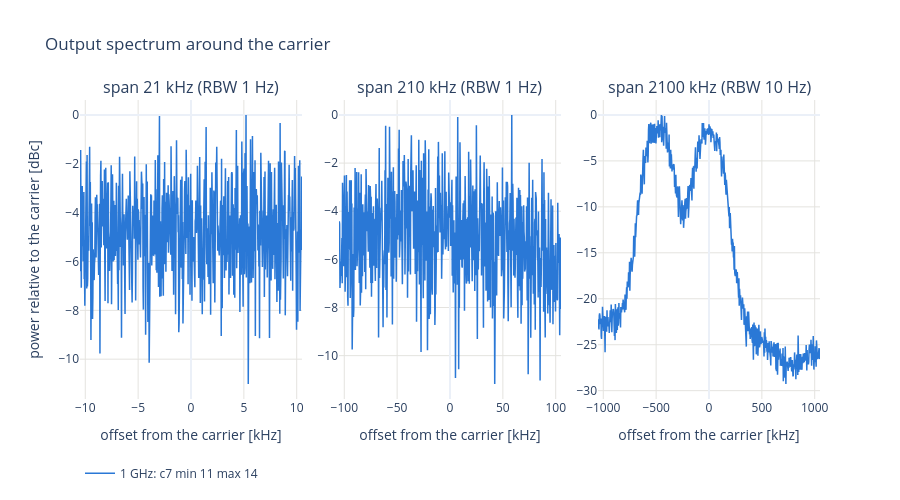

Notebook code cell kept with this figure:
### Code cell
# Averaged analyzer traces per span, relative to the carrier (trace maximum), in the RBW of that span.
spans = sorted(traces["span"].unique()) if len(traces) else []
fig = make_subplots(rows=1, cols=max(len(spans), 1), horizontal_spacing=0.05,
                    subplot_titles=[f"span {s / 1e3:g} kHz (RBW {traces.loc[traces['span'] == s, 'rbw'].iloc[0]:g} Hz)"
                                    for s in spans])
for col, span in enumerate(spans, 1):
    for f_t, d in traces[traces["span"] == span].groupby("f_target"):
        if f_t not in COLORS:
            continue
        fig.add_scatter(x=d["offset"] / 1e3, y=d["power_dbm"] - d["power_dbm"].max(), mode="lines",
                        line=dict(color=COLORS[f_t], width=1.5), name=NAMES[f_t], legendgroup=NAMES[f_t],
                        showlegend=col == 1, row=1, col=col,
                        hovertemplate=f"{NAMES[f_t]}<br>%{{x:.2f}} kHz: %{{y:.1f}} dBc<extra></extra>")
fig.update_layout(title="Spectrum on the pad (= PLL output) around the carrier", template="plotly_white", height=500,
                  legend=dict(orientation="h", y=-0.2), hoverlabel=dict(namelength=-1))
fig.update_xaxes(title="offset from the carrier [kHz]", gridcolor=GRID)
fig.update_yaxes(gridcolor=GRID)
fig.update_yaxes(title="power relative to the carrier [dBc]", col=1)
save(fig, "traces")

### Figure 1 — Plotly figure (JSON) as saved in the notebook; plotly's stock layout.template omitted (floating-point values rounded to 4 significant figures; data arrays with more than 128 entries replaced by an {"elided": "..."} marker saying what was removed)
{"data": [{"hovertemplate": "1 GHz: c7 min 11 max 14<br>%{x:.2f} kHz: %{y:.1f} dBc<extra></extra>", "legendgroup": "1 GHz: c7 min 11 max 14", "line": {"color": "#2a78d6", "width": 1.5}, "mode": "lines", "name": "1 GHz: c7 min 11 max 14", "showlegend": true, "type": "scatter", "x": {"elided": "691 float values"}, "xaxis": "x", "y": {"elided": "691 float values"}, "yaxis": "y"}, {"hovertemplate": "1 GHz: c7 min 11 max 14<br>%{x:.2f} kHz: %{y:.1f} dBc<extra></extra>", "legendgroup": "1 GHz: c7 min 11 max 14", "line": {"color": "#2a78d6", "width": 1.5}, "mode": "lines", "name": "1 GHz: c7 min 11 max 14", "showlegend": false, "type": "scatter", "x": {"elided": "691 float values"}, "xaxis": "x2", "y": {"elided": "691 float values"}, "yaxis": "y2"}, {"hovertemplate": "1 GHz: c7 min 11 max 14<br>%{x:.2f} kHz: %{y:.1f} dBc<extra></extra>", "legendgroup": "1 GHz: c7 min 11 max 14", "line": {"color": "#2a78d6", "width": 1.5}, "mode": "lines", "name": "1 GHz: c7 min 11 max 14", "showlegend": false, "type": "scatter", "x": {"elided": "691 float values"}, "xaxis": "x3", "y": {"elided": "691 float values"}, "yaxis": "y3"}], "layout": {"annotations": [{"font": {"size": 16}, "showarrow": false, "text": "span 21 kHz (RBW 1 Hz)", "x": 0.15, "xanchor": "center", "xref": "paper", "y": 1, "yanchor": "bottom", "yref": "paper"}, {"font": {"size": 16}, "showarrow": false, "text": "span 210 kHz (RBW 1 Hz)", "x": 0.5, "xanchor": "center", "xref": "paper", "y": 1, "yanchor": "bottom", "yref": "paper"}, {"font": {"size": 16}, "showarrow": false, "text": "span 2100 kHz (RBW 10 Hz)", "x": 0.85, "xanchor": "center", "xref": "paper", "y": 1, "yanchor": "bottom", "yref": "paper"}], "height": 500, "hoverlabel": {"namelength": -1}, "legend": {"orientation": "h", "y": -0.2}, "title": {"text": "Output spectrum around the carrier"}, "xaxis": {"anchor": "y", "domain": [0, 0.3], "gridcolor": "#e4e3df", "title": {"text": "offset from the carrier [kHz]"}}, "xaxis2": {"anchor": "y2", "domain": [0.35, 0.65], "gridcolor": "#e4e3df", "title": {"text": "offset from the carrier [kHz]"}}, "xaxis3": {"anchor": "y3", "domain": [0.7, 1], "gridcolor": "#e4e3df", "title": {"text": "offset from the carrier [kHz]"}}, "yaxis": {"anchor": "x", "domain": [0, 1], "gridcolor": "#e4e3df", "title": {"text": "power relative to the carrier [dBc]"}}, "yaxis2": {"anchor": "x2", "domain": [0, 1], "gridcolor": "#e4e3df"}, "yaxis3": {"anchor": "x3", "domain": [0, 1], "gridcolor": "#e4e3df"}}}
